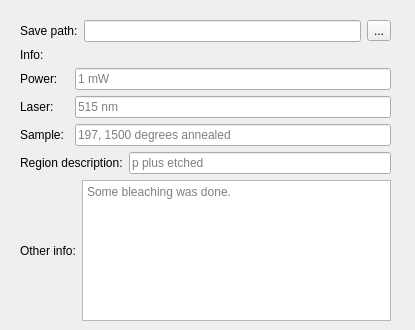
<?xml version="1.0" encoding="UTF-8"?>
<ui version="4.0">
 <class>Dialog</class>
 <widget class="QDialog" name="Dialog">
  <property name="geometry">
   <rect>
    <x>0</x>
    <y>0</y>
    <width>415</width>
    <height>330</height>
   </rect>
  </property>
  <property name="windowTitle">
   <string>Dialog</string>
  </property>
  <widget class="QWidget" name="layoutWidget">
   <property name="geometry">
    <rect>
     <x>20</x>
     <y>20</y>
     <width>371</width>
     <height>301</height>
    </rect>
   </property>
   <layout class="QVBoxLayout" name="verticalLayout_3">
    <item>
     <layout class="QVBoxLayout" name="verticalLayout_2">
      <item>
       <layout class="QHBoxLayout" name="horizontalLayout">
        <item>
         <widget class="QLabel" name="label">
          <property name="text">
           <string>Save path:</string>
          </property>
         </widget>
        </item>
        <item>
         <widget class="QLineEdit" name="save_path_lineEdit"/>
        </item>
        <item>
         <widget class="QToolButton" name="save_toolButton">
          <property name="text">
           <string>...</string>
          </property>
         </widget>
        </item>
       </layout>
      </item>
      <item>
       <layout class="QVBoxLayout" name="verticalLayout">
        <item>
         <layout class="QHBoxLayout" name="horizontalLayout_3"/>
        </item>
        <item>
         <widget class="QLabel" name="label_2">
          <property name="text">
           <string>Info:</string>
          </property>
         </widget>
        </item>
        <item>
         <layout class="QGridLayout" name="gridLayout">
          <item row="1" column="0">
           <widget class="QLabel" name="label_4">
            <property name="text">
             <string>Laser:</string>
            </property>
           </widget>
          </item>
          <item row="2" column="0">
           <widget class="QLabel" name="label_5">
            <property name="text">
             <string>Sample:</string>
            </property>
           </widget>
          </item>
          <item row="0" column="1" colspan="2">
           <widget class="QLineEdit" name="power_lineEdit">
            <property name="placeholderText">
             <string>1 mW</string>
            </property>
           </widget>
          </item>
          <item row="2" column="1" colspan="2">
           <widget class="QLineEdit" name="sample_lineEdit">
            <property name="placeholderText">
             <string>197, 1500 degrees annealed</string>
            </property>
           </widget>
          </item>
          <item row="3" column="0" colspan="2">
           <widget class="QLabel" name="label_6">
            <property name="text">
             <string>Region description:</string>
            </property>
           </widget>
          </item>
          <item row="0" column="0">
           <widget class="QLabel" name="label_3">
            <property name="text">
             <string>Power:</string>
            </property>
           </widget>
          </item>
          <item row="1" column="1" colspan="2">
           <widget class="QLineEdit" name="laser_lineEdit">
            <property name="placeholderText">
             <string>515 nm </string>
            </property>
           </widget>
          </item>
          <item row="3" column="2">
           <widget class="QLineEdit" name="region_lineEdit">
            <property name="placeholderText">
             <string>p plus etched</string>
            </property>
           </widget>
          </item>
         </layout>
        </item>
       </layout>
      </item>
      <item>
       <layout class="QHBoxLayout" name="horizontalLayout_2">
        <item>
         <widget class="QLabel" name="label_7">
          <property name="text">
           <string>Other info:</string>
          </property>
         </widget>
        </item>
        <item>
         <widget class="QTextEdit" name="other_textEdit">
          <property name="placeholderText">
           <string>Some bleaching was done. </string>
          </property>
         </widget>
        </item>
       </layout>
      </item>
     </layout>
    </item>
   </layout>
  </widget>
 </widget>
 <resources/>
 <connections/>
</ui>
